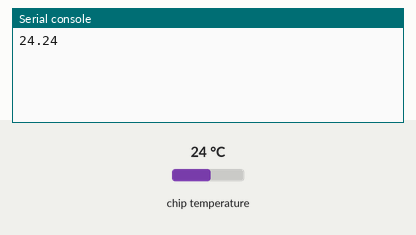
A program run on a simulated Raspberry Pi Pico running MicroPython. Parts: the last lines printed to the serial console. The test bench sets the inputs (shaded band); at power-on: chip temperature 24 °C.

Above: at 1.2 s.
1.3 s: chip temperature set to 1 °C
At 3.0 s:
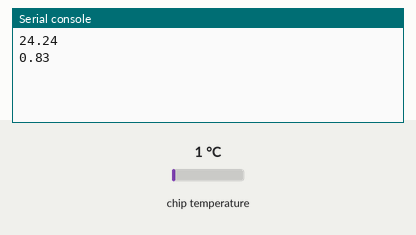
4.0 s: chip temperature set to 11 °C
At 4.6 s:
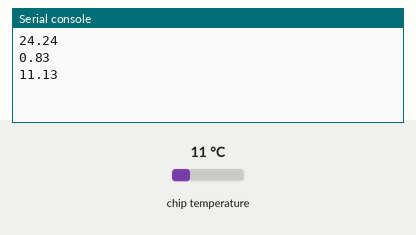
Timing chart, 0 to 7.0 s (numbered marks = the images above; inputs shaded):
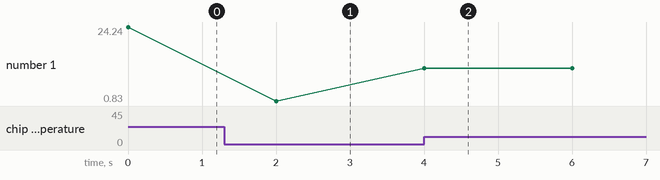

Measured:
- after the input at 1.3 s, the serial console: prints a new line after 0.70 s (image 1)
- after the input at 4.0 s, the serial console: prints a new line at once (image 2)
- plotted number 1: 24.24 → 0.83 after the input at 1.3 s, 0.83 → 11.13 after the input at 4.0 s

The program:

temp_reader_og.py
```python
import machine
import utime

sensor=machine.ADC(4)
factor = 3.3/65535

while True:
    reading = sensor.read_u16() * factor
    temperature = 27 - (reading - 0.706)/0.001721
    print(round(temperature, 2))
    utime.sleep(2)
```
